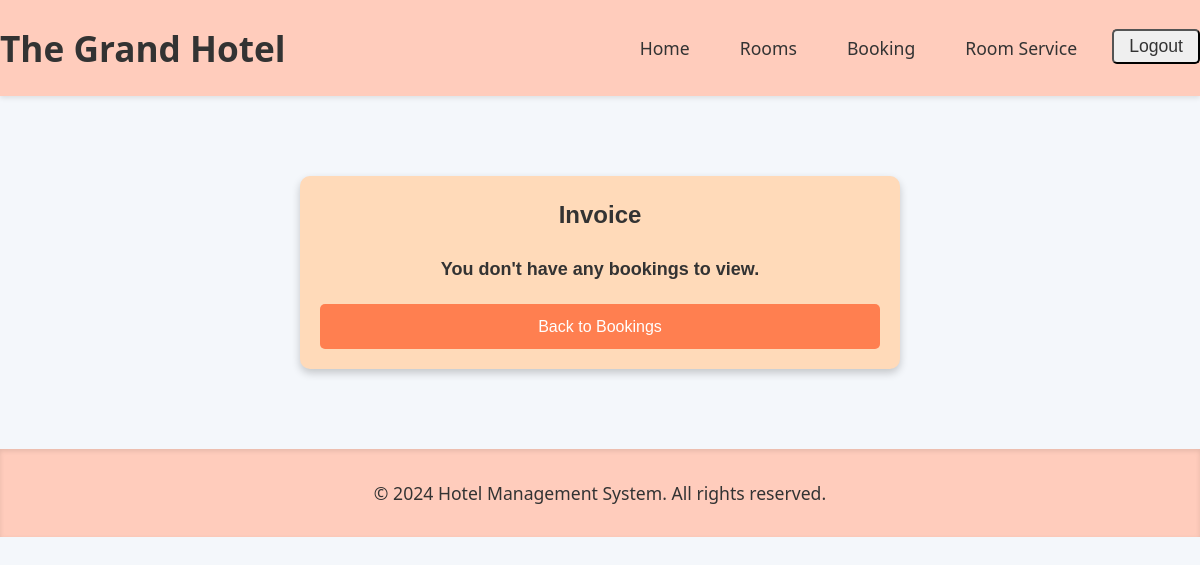
The app's page /invoice/ (signed in), older data.
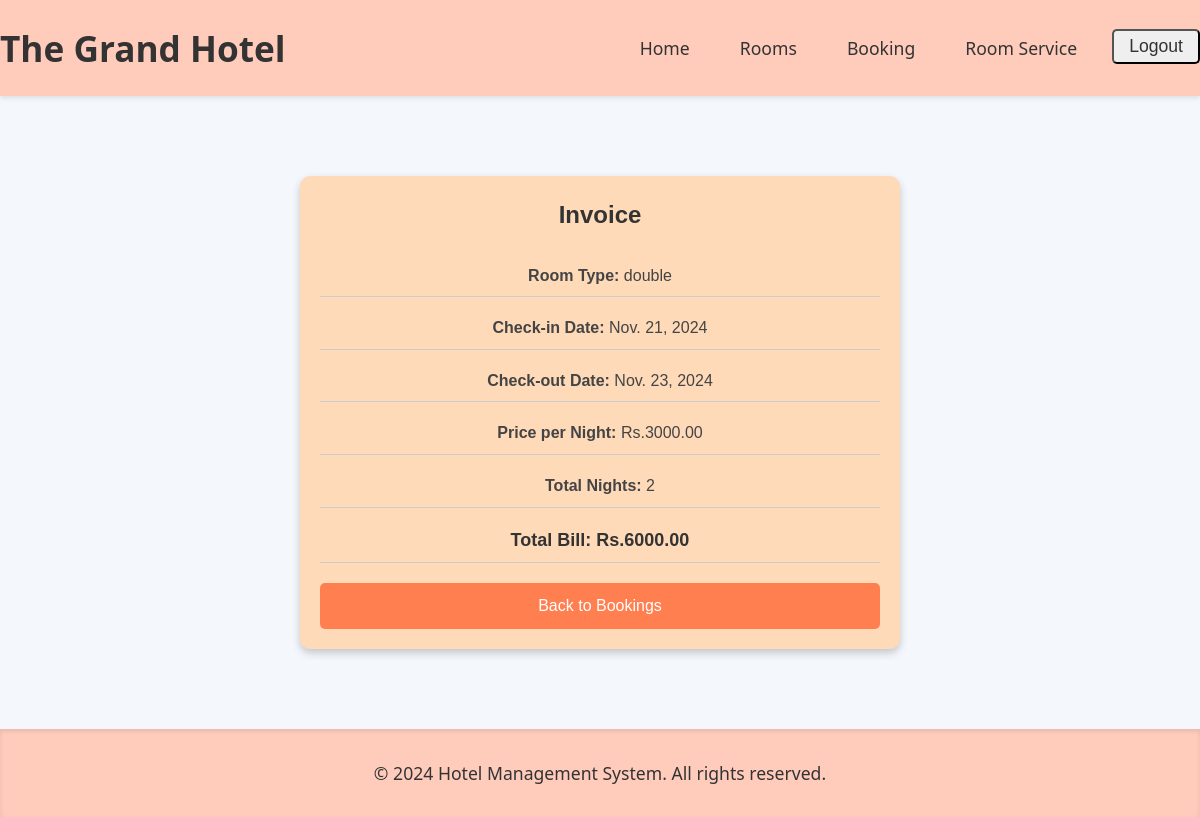
The same page, newer data.
### hotel/models.py (models this page shows, shortened)
class Booking(models.Model):
    user = models.ForeignKey(User, on_delete=models.CASCADE)
    room_type = models.CharField(max_length=10, choices=ROOM_TYPES, default='single')
    check_in_date = models.DateField(default=datetime.date.today)
    check_out_date = models.DateField(default=datetime.date.today)
    bill = models.DecimalField(max_digits=10, decimal_places=2, default=0)
    room_price = models.DecimalField(max_digits=10, decimal_places=2, null=True)
    nights = models.IntegerField(null=True)

### hotel/views.py (the view)
# urls.py: path('invoice/', views.invoice, name='invoice'),  # Booking page URL
@login_required
def invoice(request):
    booking = Booking.objects.filter(user=request.user).last()
    return render(request, 'invoice.html', {'booking': booking})

### templates/hotel/invoice.html (shortened to what this page needs)
{% extends 'base.html' %}
{% block content %}
<div class="invoice-container">
    <div class="invoice-header">Invoice</div>
    {% if booking %}
        <ul class="invoice-details">
            <li><strong>Room Type:</strong> {{ booking.room_type }}</li>
            <li><strong>Check-in Date:</strong> {{ booking.check_in_date }}</li>
            <li><strong>Check-out Date:</strong> {{ booking.check_out_date }}</li>
            <li><strong>Price per Night:</strong> Rs.{{ booking.room_price }}</li>
            <li><strong>Total Nights:</strong> {{ booking.nights }}</li>
            <li class="invoice-total"><strong>Total Bill:</strong> Rs.{{ booking.bill }}</li>
        </ul>
    {% else %}
        <p class="invoice-total">You don't have any bookings to view.</p>
    {% endif %}
    <a href="{% url 'bookings' %}" class="back-button">Back to Bookings</a>
</div>
{% endblock %}

Row changes from the older to the newer data that the page shows:
added Booking: room_type "double", check_in_date "Nov. 21, 2024", check_out_date "Nov. 23, 2024", room_price "3000.00", nights "2", bill "6000.00"
Text that changed along with them:
text no longer shown: "You don't have any bookings to view."
text now shown: "Room Type: Check-in Date: Check-out Date: Price per Night: Rs. Total Nights: Total Bill: Rs."
